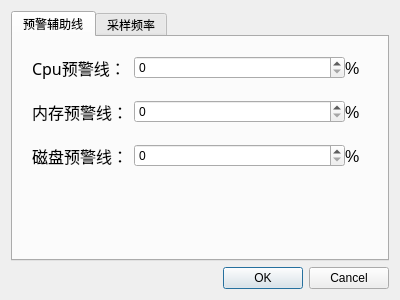
<?xml version="1.0" encoding="UTF-8"?>
<ui version="4.0">
 <class>SysConfig_Dialog</class>
 <widget class="QDialog" name="SysConfig_Dialog">
  <property name="geometry">
   <rect>
    <x>0</x>
    <y>0</y>
    <width>400</width>
    <height>300</height>
   </rect>
  </property>
  <property name="windowTitle">
   <string>系统设置</string>
  </property>
  <layout class="QVBoxLayout" name="verticalLayout">
   <item>
    <widget class="QTabWidget" name="tabWidget">
     <property name="currentIndex">
      <number>0</number>
     </property>
     <widget class="QWidget" name="tab">
      <attribute name="title">
       <string>预警辅助线</string>
      </attribute>
      <layout class="QVBoxLayout" name="verticalLayout_3">
       <item>
        <layout class="QFormLayout" name="formLayout">
         <property name="horizontalSpacing">
          <number>6</number>
         </property>
         <property name="verticalSpacing">
          <number>20</number>
         </property>
         <property name="leftMargin">
          <number>10</number>
         </property>
         <property name="topMargin">
          <number>10</number>
         </property>
         <property name="rightMargin">
          <number>10</number>
         </property>
         <property name="bottomMargin">
          <number>10</number>
         </property>
         <item row="0" column="0">
          <widget class="QLabel" name="label">
           <property name="font">
            <font>
             <family>微软雅黑</family>
             <pointsize>12</pointsize>
            </font>
           </property>
           <property name="text">
            <string>Cpu预警线：</string>
           </property>
          </widget>
         </item>
         <item row="1" column="0">
          <widget class="QLabel" name="label_2">
           <property name="font">
            <font>
             <family>微软雅黑</family>
             <pointsize>12</pointsize>
            </font>
           </property>
           <property name="text">
            <string>内存预警线：</string>
           </property>
          </widget>
         </item>
         <item row="2" column="0">
          <widget class="QLabel" name="label_3">
           <property name="font">
            <font>
             <family>微软雅黑</family>
             <pointsize>12</pointsize>
            </font>
           </property>
           <property name="text">
            <string>磁盘预警线：</string>
           </property>
          </widget>
         </item>
         <item row="0" column="1">
          <layout class="QHBoxLayout" name="horizontalLayout" stretch="9,1">
           <item>
            <widget class="QSpinBox" name="CPU_spinBox"/>
           </item>
           <item>
            <widget class="QLabel" name="label_4">
             <property name="font">
              <font>
               <pointsize>12</pointsize>
              </font>
             </property>
             <property name="text">
              <string>%</string>
             </property>
            </widget>
           </item>
          </layout>
         </item>
         <item row="1" column="1">
          <layout class="QHBoxLayout" name="horizontalLayout_2" stretch="9,1">
           <item>
            <widget class="QSpinBox" name="MEM_spinBox"/>
           </item>
           <item>
            <widget class="QLabel" name="label_5">
             <property name="font">
              <font>
               <pointsize>12</pointsize>
              </font>
             </property>
             <property name="text">
              <string>%</string>
             </property>
            </widget>
           </item>
          </layout>
         </item>
         <item row="2" column="1">
          <layout class="QHBoxLayout" name="horizontalLayout_3" stretch="9,1">
           <item>
            <widget class="QSpinBox" name="DISK_spinBox"/>
           </item>
           <item>
            <widget class="QLabel" name="label_6">
             <property name="font">
              <font>
               <pointsize>12</pointsize>
              </font>
             </property>
             <property name="text">
              <string>%</string>
             </property>
            </widget>
           </item>
          </layout>
         </item>
        </layout>
       </item>
      </layout>
     </widget>
     <widget class="QWidget" name="tab_2">
      <attribute name="title">
       <string>采样频率</string>
      </attribute>
      <layout class="QVBoxLayout" name="verticalLayout_2">
       <item>
        <layout class="QFormLayout" name="formLayout_2">
         <property name="leftMargin">
          <number>10</number>
         </property>
         <property name="topMargin">
          <number>10</number>
         </property>
         <property name="rightMargin">
          <number>10</number>
         </property>
         <property name="bottomMargin">
          <number>10</number>
         </property>
         <item row="0" column="0">
          <widget class="QLabel" name="label_7">
           <property name="font">
            <font>
             <family>微软雅黑</family>
             <pointsize>12</pointsize>
            </font>
           </property>
           <property name="text">
            <string>采样间隔时间：</string>
           </property>
          </widget>
         </item>
         <item row="0" column="1">
          <layout class="QHBoxLayout" name="horizontalLayout_4" stretch="9,1">
           <item>
            <widget class="QSpinBox" name="Simple_Rate_spinBox"/>
           </item>
           <item>
            <widget class="QLabel" name="label_8">
             <property name="font">
              <font>
               <family>微软雅黑</family>
               <pointsize>12</pointsize>
              </font>
             </property>
             <property name="text">
              <string>秒</string>
             </property>
            </widget>
           </item>
          </layout>
         </item>
        </layout>
       </item>
      </layout>
     </widget>
    </widget>
   </item>
   <item>
    <widget class="QDialogButtonBox" name="buttonBox">
     <property name="orientation">
      <enum>Qt::Horizontal</enum>
     </property>
     <property name="standardButtons">
      <set>QDialogButtonBox::Cancel|QDialogButtonBox::Ok</set>
     </property>
    </widget>
   </item>
  </layout>
 </widget>
 <resources/>
 <connections>
  <connection>
   <sender>buttonBox</sender>
   <signal>accepted()</signal>
   <receiver>SysConfig_Dialog</receiver>
   <slot>accept()</slot>
   <hints>
    <hint type="sourcelabel">
     <x>227</x>
     <y>282</y>
    </hint>
    <hint type="destinationlabel">
     <x>157</x>
     <y>274</y>
    </hint>
   </hints>
  </connection>
  <connection>
   <sender>buttonBox</sender>
   <signal>rejected()</signal>
   <receiver>SysConfig_Dialog</receiver>
   <slot>reject()</slot>
   <hints>
    <hint type="sourcelabel">
     <x>295</x>
     <y>288</y>
    </hint>
    <hint type="destinationlabel">
     <x>286</x>
     <y>274</y>
    </hint>
   </hints>
  </connection>
 </connections>
</ui>
